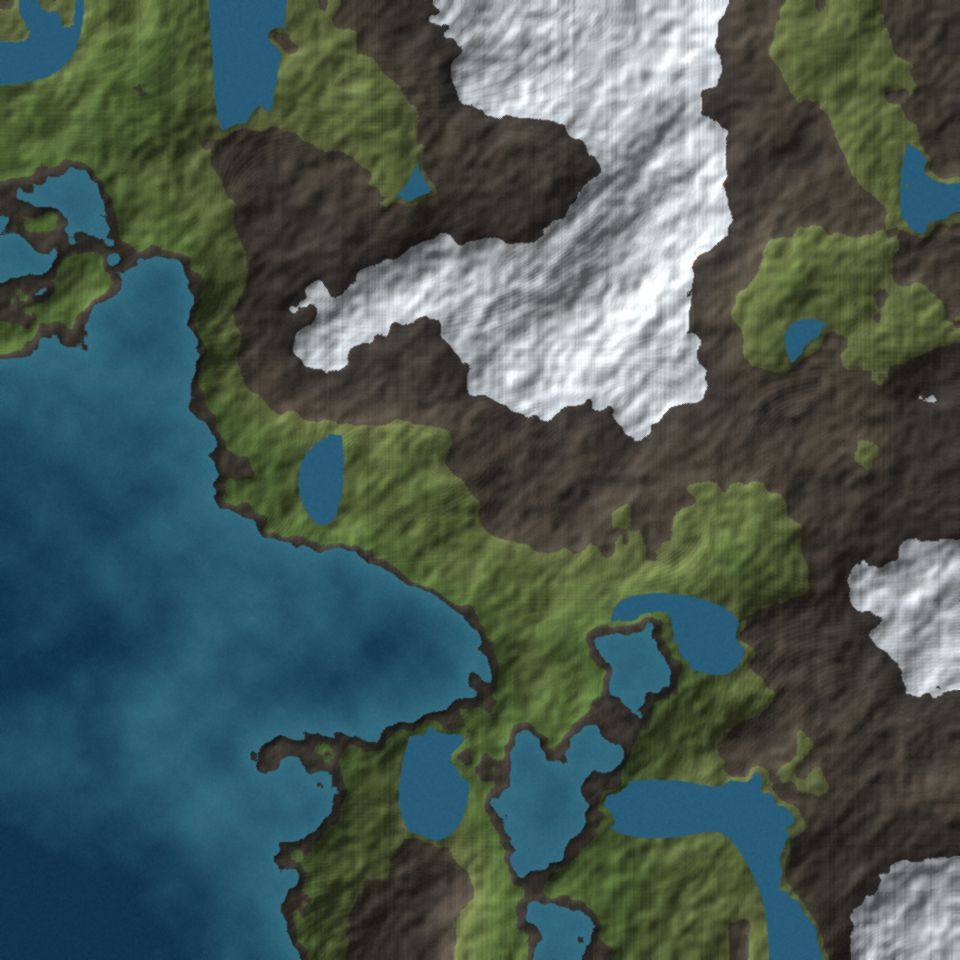

The script that saved this image:
# Býr til loftmynd af ímynduðu landsvæði (strönd, vötn, mosi, hraun, jökull) með skyggingu.
import numpy as np
from PIL import Image, ImageFilter
import sys
rng = np.random.default_rng(1402)
N = 960

def lag(n):
    a = rng.random((n, n)).astype(np.float32)
    return np.asarray(Image.fromarray((a * 255).astype(np.uint8)).resize((N, N), Image.BICUBIC), dtype=np.float32) / 255

h = sum(lag(s) * w for s, w in [(4, 1.0), (8, .5), (16, .25), (32, .13), (64, .07), (128, .035)])
h = (h - h.min()) / (h.max() - h.min())
# Land rís til norðausturs, sjór í suðvestri
yy, xx = np.mgrid[0:N, 0:N] / N
h = h * 0.75 + (xx * 0.25 + (1 - yy) * 0.25)
h = (h - h.min()) / (h.max() - h.min())

# Skygging (ljós úr norðvestri)
gy, gx = np.gradient(h * 60)
skuggi = np.clip(0.75 + (-gx - gy) * 0.9, 0.35, 1.35)

def blanda(a, b, t):
    t = np.clip(t, 0, 1)[..., None]
    return np.array(a) * (1 - t) + np.array(b) * t

img = np.zeros((N, N, 3), np.float32)
sjor = h < 0.40
img[:] = blanda([18, 52, 78], [52, 108, 128], (h - 0.15) / 0.25)
strond = (h >= 0.40) & (h < 0.43)
img[strond] = blanda([58, 54, 50], [82, 76, 66], (h - 0.40) / 0.03)[strond]
mosi = (h >= 0.43) & (h < 0.62)
img[mosi] = blanda([92, 118, 62], [118, 128, 78], (h - 0.43) / 0.19)[mosi]
hraun = (h >= 0.62) & (h < 0.78)
img[hraun] = blanda([92, 84, 72], [70, 64, 60], (h - 0.62) / 0.16)[hraun]
jokull = h >= 0.78
img[jokull] = blanda([214, 222, 228], [244, 248, 250], (h - 0.78) / 0.22)[jokull]
# Smá vötn á láglendi
vatn = lag(10)
vatnamask = (vatn > 0.80) & (h > 0.45) & (h < 0.6)
img[vatnamask] = [40, 92, 120]
img[~sjor & ~vatnamask] *= skuggi[~sjor & ~vatnamask][..., None]
# Áferð
img += (rng.random((N, N, 1)) - 0.5) * 10
im = Image.fromarray(np.clip(img, 0, 255).astype(np.uint8)).filter(ImageFilter.SMOOTH)
im.save(sys.argv[1], quality=80, optimize=True)
print('ok', N)
